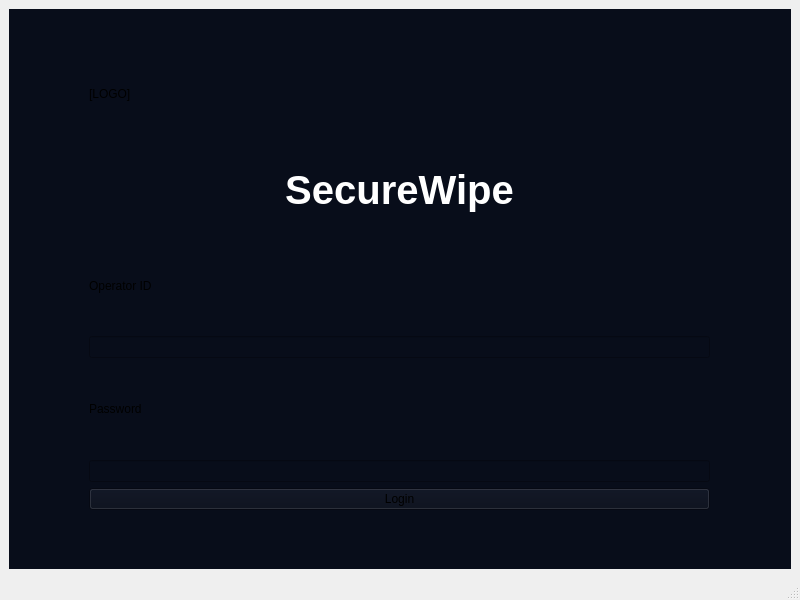
<?xml version="1.0" encoding="UTF-8"?>
<ui version="4.0">
 <class>MainWindow</class>
 <widget class="QMainWindow" name="MainWindow">
  <property name="geometry">
   <rect>
    <x>0</x>
    <y>0</y>
    <width>800</width>
    <height>600</height>
   </rect>
  </property>
  <property name="windowTitle">
   <string>MainWindow</string>
  </property>
  <widget class="QWidget" name="centralwidget">
   <layout class="QHBoxLayout" name="horizontalLayout">
    <item>
     <widget class="QStackedWidget" name="stackedWidget">
      <property name="currentIndex">
       <number>0</number>
      </property>
      <widget class="QWidget" name="loginPage">
       <property name="styleSheet">
        <string notr="true">background-color: #080D1A;</string>
       </property>
       <widget class="QWidget" name="layoutWidget">
        <property name="geometry">
         <rect>
          <x>0</x>
          <y>0</y>
          <width>781</width>
          <height>541</height>
         </rect>
        </property>
        <layout class="QVBoxLayout" name="verticalLayout">
         <property name="leftMargin">
          <number>80</number>
         </property>
         <property name="topMargin">
          <number>40</number>
         </property>
         <property name="rightMargin">
          <number>80</number>
         </property>
         <property name="bottomMargin">
          <number>40</number>
         </property>
         <item>
          <widget class="QLabel" name="logoLabel">
           <property name="text">
            <string>[LOGO]</string>
           </property>
          </widget>
         </item>
         <item>
          <widget class="QLabel" name="titleLabel">
           <property name="font">
            <font>
             <pointsize>30</pointsize>
             <bold>true</bold>
            </font>
           </property>
           <property name="styleSheet">
            <string notr="true">color: #FFFFFF;</string>
           </property>
           <property name="lineWidth">
            <number>1</number>
           </property>
           <property name="text">
            <string>SecureWipe</string>
           </property>
           <property name="scaledContents">
            <bool>false</bool>
           </property>
           <property name="alignment">
            <set>Qt::AlignmentFlag::AlignCenter</set>
           </property>
          </widget>
         </item>
         <item>
          <widget class="QLabel" name="operatorIdLabel">
           <property name="text">
            <string>Operator ID</string>
           </property>
          </widget>
         </item>
         <item>
          <widget class="QLineEdit" name="operatorIdEdit"/>
         </item>
         <item>
          <widget class="QLabel" name="passwordLabel">
           <property name="text">
            <string>Password</string>
           </property>
          </widget>
         </item>
         <item>
          <widget class="QLineEdit" name="passwordEdit">
           <property name="echoMode">
            <enum>QLineEdit::EchoMode::Password</enum>
           </property>
          </widget>
         </item>
         <item>
          <widget class="QPushButton" name="loginButton">
           <property name="text">
            <string>Login</string>
           </property>
          </widget>
         </item>
        </layout>
       </widget>
      </widget>
      <widget class="QWidget" name="dashboardPage">
       <widget class="QWidget" name="horizontalLayoutWidget">
        <property name="geometry">
         <rect>
          <x>-11</x>
          <y>-11</y>
          <width>801</width>
          <height>551</height>
         </rect>
        </property>
        <layout class="QHBoxLayout" name="horizontalLayout_2">
         <item alignment="Qt::AlignmentFlag::AlignLeft|Qt::AlignmentFlag::AlignVCenter">
          <widget class="QWidget" name="sideWidget" native="true">
           <property name="enabled">
            <bool>true</bool>
           </property>
          </widget>
         </item>
         <item alignment="Qt::AlignmentFlag::AlignRight">
          <widget class="QWidget" name="contentWidget" native="true"/>
         </item>
        </layout>
       </widget>
      </widget>
     </widget>
    </item>
   </layout>
  </widget>
  <widget class="QMenuBar" name="menubar">
   <property name="geometry">
    <rect>
     <x>0</x>
     <y>0</y>
     <width>800</width>
     <height>22</height>
    </rect>
   </property>
  </widget>
  <widget class="QStatusBar" name="statusbar"/>
 </widget>
 <resources/>
 <connections/>
</ui>
